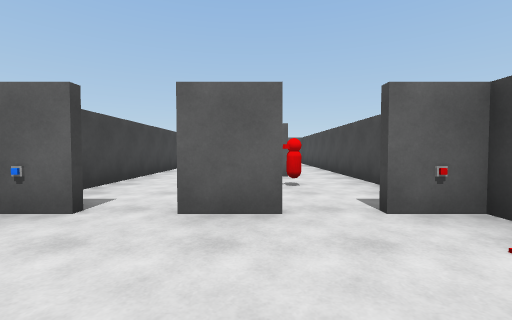
view 1 (above)

16 first-person views from a walk through a 3-D level made in the Unity game engine. The camera is 1.2 m above the floor, tilts 2° down and sees 90° across. The floor is counted in squares, 2 m on a side. Each view is taken from the middle of a square. On the plan, view 1 faces up. The plan holds only what a view shows up to about 9 squares ahead; the rest is blank. Door leaves are left out, so doorways stand open. Surface patterns are stand-ins for the level's own textures.

view 2
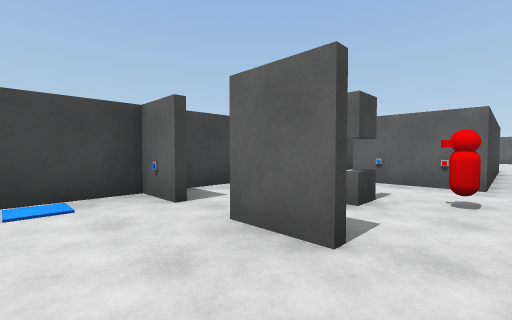

view 3
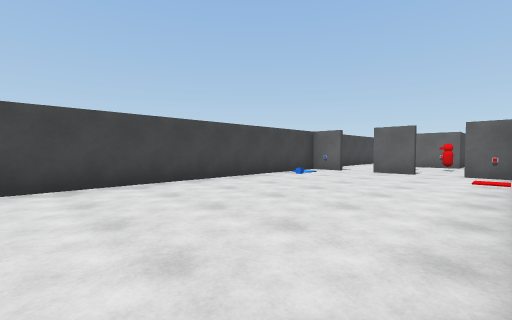

view 4
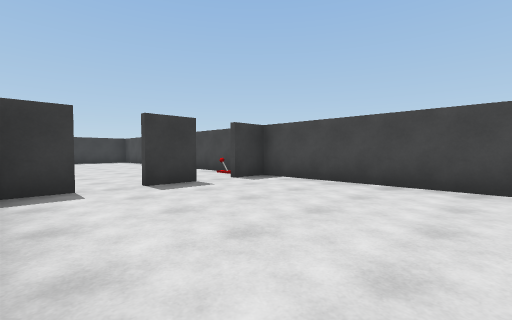

view 5
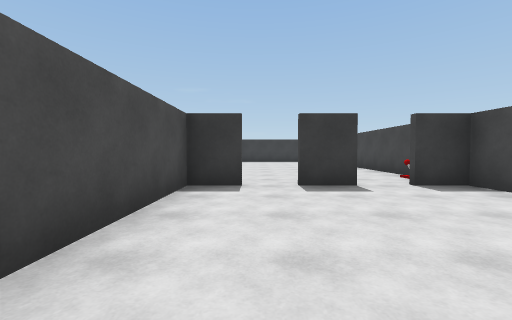

view 6
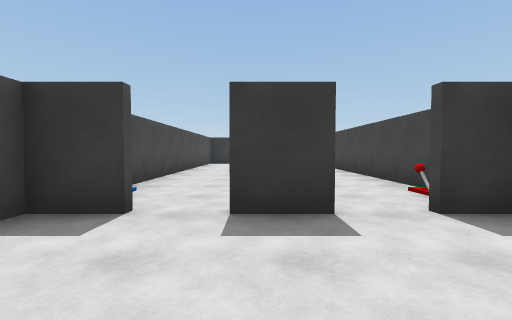

view 7
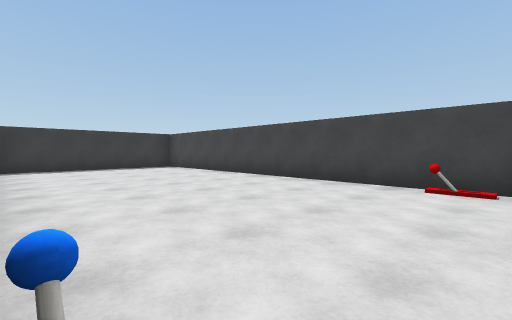

view 8
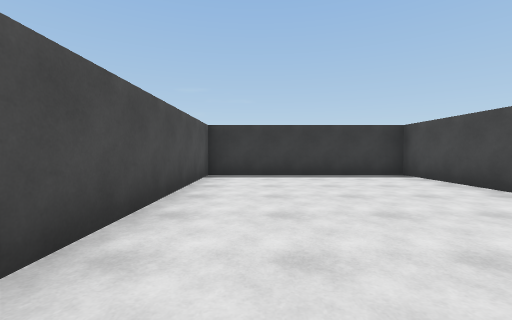

view 9
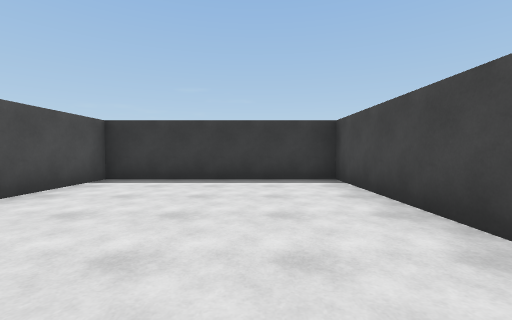

view 10
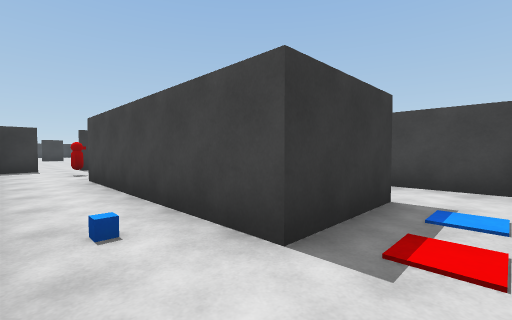

view 11
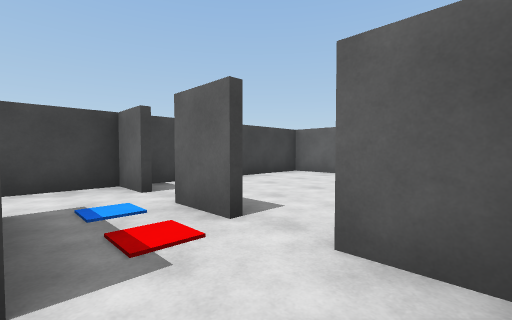

view 12
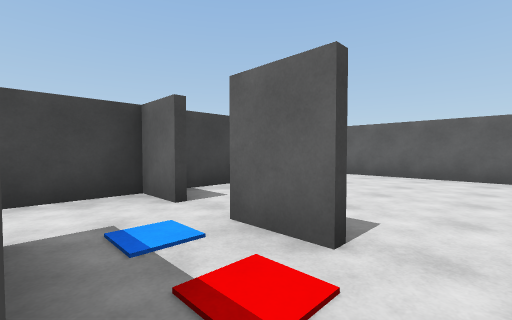

view 13
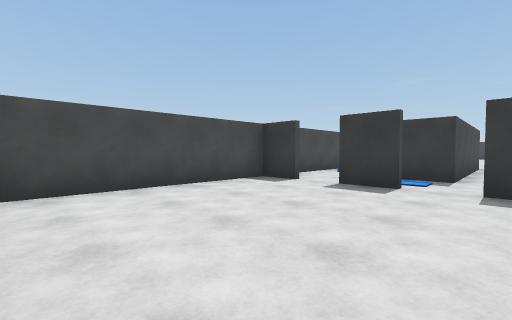

view 14
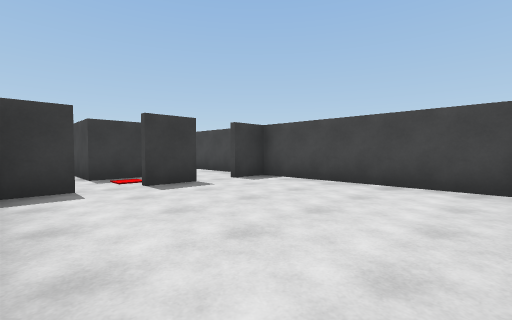

view 15
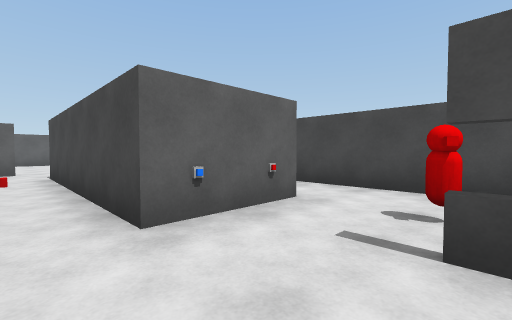

view 16
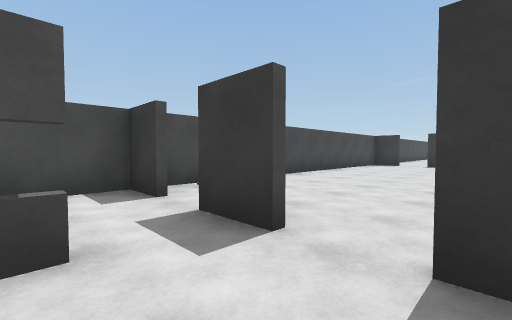

### Floor plan
Points are (right, up) in squares from view 1. A wall is a line through its corners. A room is listed if a view was taken in it or the views show most of it. See-through windows are left out.
Room 1 (views 1, 2, 3, 4, 5, 6)
walls: (2.2, 1.2) (2.2, 2.9); (0.4, 2.4) (-0.8, 2.4); (-1.6, 2.4) (-2.7, 2.4) (-2.7, -7.4) (-1.8, -7.4); (2.2, 2.4) (1.2, 2.4); (-0.9, -7.4) (0.2, -7.4); (1.1, -7.4) (2.2, -7.4) (2.2, -1.2)
ways out: open door at (-0.5, -7.5) to room 2; open door at (-0.3, 2.6) to room 3
objects: other object (-2, 2); other object (2, 2)
Room 2 (views 7, 8, 9)
walls: (-2.7, -7.9) (-2.7, -17.4) (2.2, -17.4) (2.2, -9.9)
ways out: open door at (-0.5, -7.5) to room 1
objects: lever (-2, -9); lever (2, -9)
Room 3 (views 10, 11, 12, 15, 16)
walls: (-1.2, 6.4) (-1.2, 11) (0.7, 11) (0.7, 6.4); (-0.2, 4.2) (-0.2, 3.8); (-0.3, 3.6) (-0.3, 4.2); (2.2, 2.9) (2.2, 11.1); (1.1, 2.6) (2.2, 2.6); (-0.8, 2.6) (0.2, 2.6); (2.1, 12.4) (1.2, 12.4); (-1.6, 12.4) (-2.8, 12.4); (-2.7, 12.5) (-2.7, 3.1)
ways out: open door at (-0.3, 2.6) to room 1; open door at (-0.5, 12.5) to room 4
objects: other object (-1, 6); other object (0, 6); other object (1, 4)
Room 4 (views 13, 14)
walls: (1, 17.4) (-2.7, 17.4) (-2.7, 12.5); (-0.9, 12.6) (0.2, 12.6); (1.1, 12.6) (2.2, 12.6) (2.2, 17.1); (-2.8, 12.6) (-1.8, 12.6)
ways out: open door at (-0.5, 12.5) to room 3

Positions as (right, up) in squares from view 1, and headings:
1: (0, 0), facing up
2: (1, 1), facing up-left
3: (2, -5), facing up-left
4: (2, -3), facing down-left
5: (1, -3), facing down
6: (0, -5), facing down
7: (2, -8), facing down-left
8: (1, -11), facing down
9: (-1, -12), facing down
10: (2, 12), facing down-left
11: (2, 11), facing up-left
12: (1, 11), facing up-left
13: (-2, 17), facing down-right
14: (2, 17), facing down-left
15: (-2, 4), facing up-right
16: (-2, 4), facing down-right
